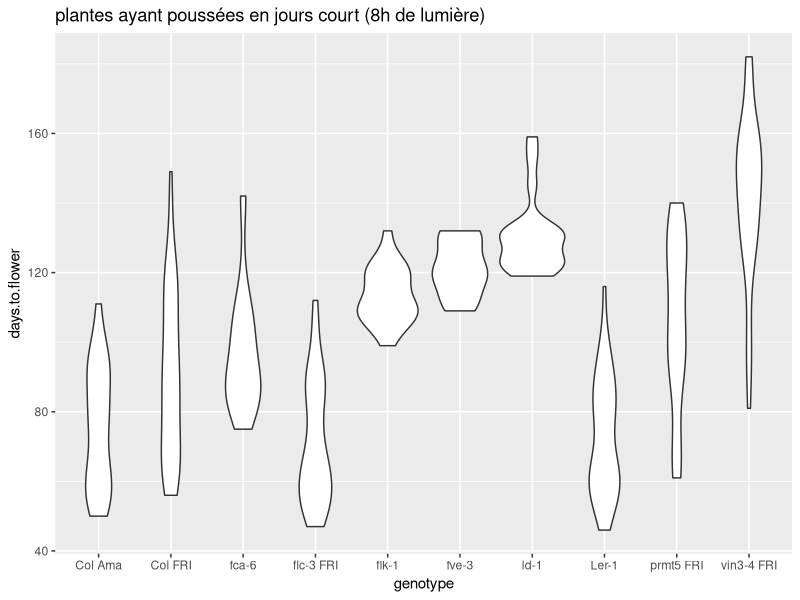
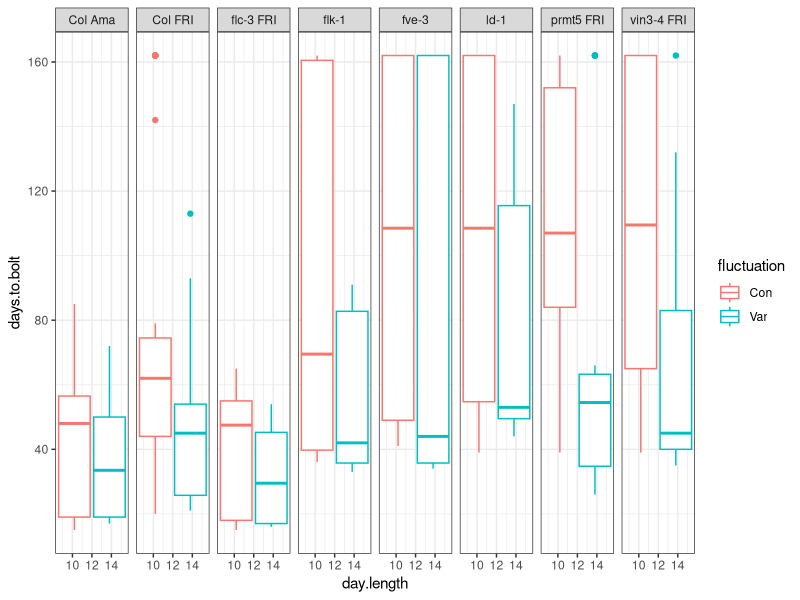
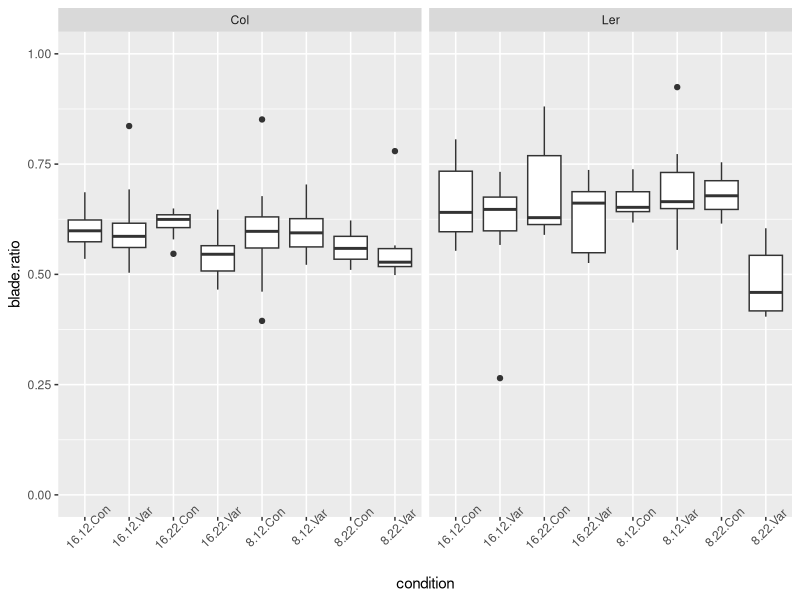
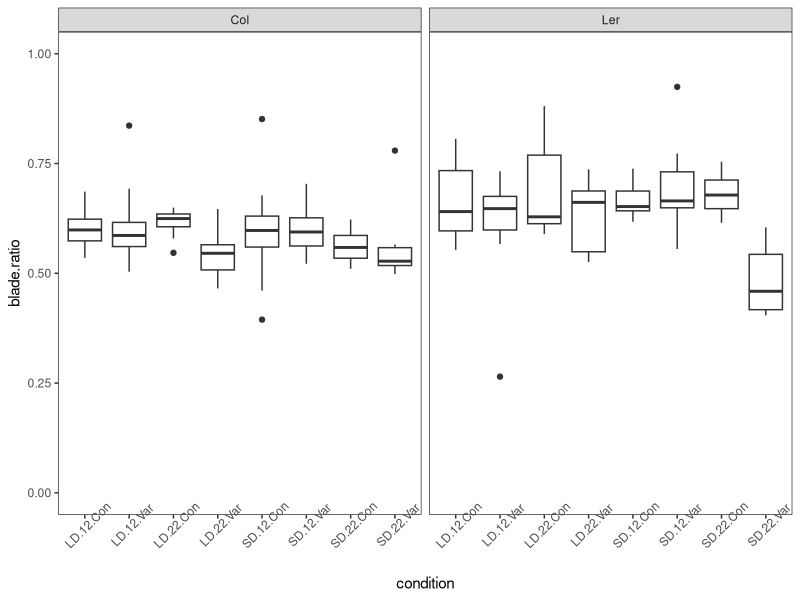

Write R code to recreate these figures, in order.
## ---- chunk 1
knitr::opts_chunk$set(echo = TRUE)
## ---- chunk 2

library(tidyverse)

expt1 <- read_tsv("../data/burghardt_et_al_2015_expt1.txt")
## ---- chunk 3

filter(expt1,  background!="Ler" & fluctuation=="Var") %>% 
  select(genotype, blade.length.mm, contains("bolt"))

## ---- chunk 4

filter(expt1,  day.length==8) %>% 
  ggplot((aes( x=genotype, y=days.to.flower))) +
  geom_violin() +
  ggtitle("plantes ayant poussées en jours court (8h de lumière)")

## ---- chunk 5

filter(expt1, grepl("Col", background) & temperature == 22) %>% 
  ggplot(aes(x=day.length, y=days.to.bolt, color=fluctuation)) +
  geom_boxplot()+
  facet_grid(.~genotype) +
  theme_bw()


## ---- chunk 6

mutate(expt1, blade.ratio=blade.length.mm/total.leaf.length.mm)

## ---- chunk 7

mutate(expt1, blade.ratio=blade.length.mm/total.leaf.length.mm) %>% 
  unite("condition", day.length, temperature, fluctuation, sep=".") %>% 
  filter(background%in%c("Col","Ler")) %>% 
  ggplot(aes(x=condition, y=blade.ratio)) +
  geom_boxplot()+
  ylim(0,1) +
  facet_grid(.~background) +
  theme(axis.text.x=element_text(angle = 45))

## ---- chunk 8

mutate(expt1, blade.ratio=blade.length.mm/total.leaf.length.mm) %>% 
  mutate(LD.SD=str_replace(day.length, "16","LD"),
         LD.SD=str_replace(LD.SD, "8","SD")) %>% 
  unite("condition", LD.SD, temperature, fluctuation, sep=".") %>% 
  filter(background%in%c("Col","Ler")) %>% 
  ggplot(aes(x=condition, y=blade.ratio)) +
  geom_boxplot()+
  ylim(0,1) +
  facet_grid(.~background) +
  theme_bw() +
  theme(axis.text.x=element_text(angle = 45),
        panel.grid.major = element_blank(), 
        panel.grid.minor = element_blank())

